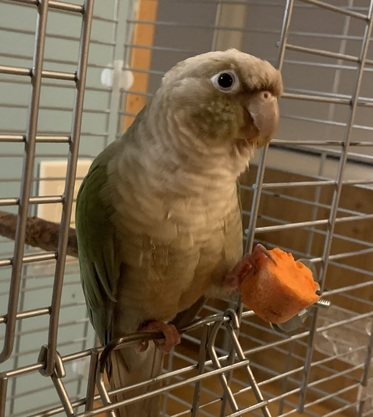
#> input picture panksing-joshisri-nmalihal-a1/example.jpg, 373 x 417 px
$ python grade.py example.jpg example.jpg
#> lines starting #> are read from the running program, lines starting #| are printed output that depends on the picture; after the words box and inside, x2 and y2 are one past the last pixel; in counts of white or black regions, pixels touching at a corner belong together
import sys
import numpy as np
from PIL import Image
from PIL import ImageFilter


import sys


def get_coordinates(edges:np.array):
    """
    edges : numpy array with edges detected
    returns:
    individual section coordinates (y), x-coordinates per question
    """
    #saving the copy of edge numpy array as two different objects
    slice_1 = edges.copy()
    slice_2 = edges.copy()


    ##Horizontal and vertical blobs
    for j in range(slice_1.shape[1]):
        if np.sum(slice_1[:,j]>10)>200:
            slice_1[:,j]=255

    for k in range(slice_2.shape[0]):
        if np.sum(slice_2[k,:]>10)>150:
            slice_2[k,:]=255

    #dilation and erosion on the resultant horizontal and verticle blobs
    dilation_sec = Image.fromarray(np.uint8(slice_1),mode='L').filter(ImageFilter.MinFilter(3))
    dilation_sec_sl2 = Image.fromarray(np.uint8(slice_2),mode='L').filter(ImageFilter.MinFilter(3))
    dilation_sec = dilation_sec.filter(ImageFilter.MaxFilter(3))
    dilation_sec = dilation_sec.filter(ImageFilter.MaxFilter(3))
    dilation_sec_sl2 = dilation_sec_sl2.filter(ImageFilter.MaxFilter(3))
    dilation_sec_sl2 = dilation_sec_sl2.filter(ImageFilter.MaxFilter(3))


    #intersection of both to get the segregated boxes
    intersection = (np.asarray(dilation_sec)==255 ) * (np.asarray(dilation_sec_sl2)==255)
    #converting the output to PIL object
    output = Image.fromarray(np.uint8(intersection*255))
    #applying erosion to  properly segregate the boxes
    output =output.filter(ImageFilter.MinFilter(5)).filter(ImageFilter.MinFilter(7))

    #converted the image as numpy. Slicing the image below 600
    output_np = np.array(output)[600:]

    #Code below gets the top left x,y coordinates for the first section
    pixels = 30
    flag = False
    for i in range(0,output_np.shape[1]):

        for j in range(0, output_np.shape[0]):

            if output_np[j,i] ==255:
                flag=True
                start_index = (j,i)
                break
        if flag:
            break

    #Code below generates section y coordinates
    limit = 50
    coord = None
    c_list = []
    start = False
    for j in range(start_index[1],output_np.shape[1]):
        if output_np[start_index[0],j] == 255:
            limit = 50
            coord = (start_index[0],j)
            if start:
                c_list.append(coord)
                start=False
        else:
            limit-=1
        if limit==0:
            c_list.append(coord)
            limit = 50
            start = True


    indexes = sorted(np.array(list(set(c_list)))[:,1])


    row_index_to_start_with = 600 + start_index[0] - 3

    section_1_columns = (start_index[1]-55,indexes[0]+40)
    section_2_columns = (indexes[1]-55,indexes[2]+40)
    section_3_columns = (indexes[3]-55,indexes[4]+40)


    if len(indexes)<5:
        #if automatic slicing doesn;t work, we use the already known slicing
        row_index_to_start_with = 675
        section_1_columns = (170,580)
        section_2_columns = (600,1010)
        section_3_columns = (1030,1440)

    #generating x coordinates for each question
    x_coords = []
    x_coords.append(start_index[0]+595)
    m = False
    q_counter = 28
    for i in range(start_index[0],output_np.shape[0]):
        if q_counter==0:
            break
        if output_np[i,start_index[1]] == 255:
            if m:
                x_coords.append(i+595)
                q_counter-=1
                m=False
        else:
            m=True


    return row_index_to_start_with,section_1_columns,section_2_columns,section_3_columns,x_coords


# [83 lines left out: function section_wise_answers, not called in this run]


if __name__ == '__main__':


    image_path = str(sys.argv[1])
    img = Image.open(image_path)
#> img is the input picture: PIL image 373x417 RGB; mean R, G, B 117, 97.6, 72.2

    #converting image to grayscale
    gray_img=img.convert('L')
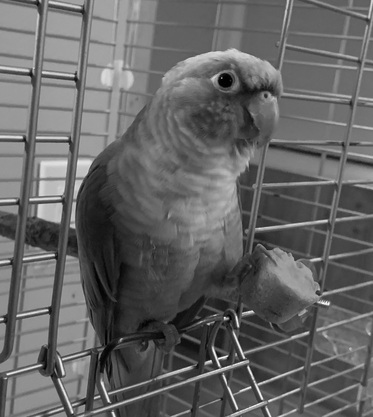
#> gray_img: PIL image 373x417 L; min 0, max 251, mean 100.5

    #applying edeg filter to the image
    edge = gray_img.filter(ImageFilter.FIND_EDGES)
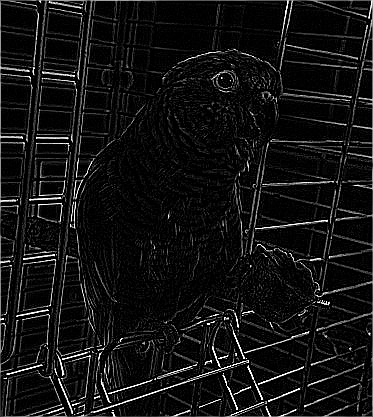
#> edge: PIL image 373x417 L; min 0, max 255, mean 18.6
    image_np =np.asarray(gray_img)


    #thresholding

    new_img = np.zeros(image_np.shape,dtype=float)
    new_img[image_np<5] =255

    edges_np = np.asarray(edge)

    coordinates = get_coordinates(edges_np)
#> after the loop in get_coordinates, `for j in range(slice_1.shape[1]):`:
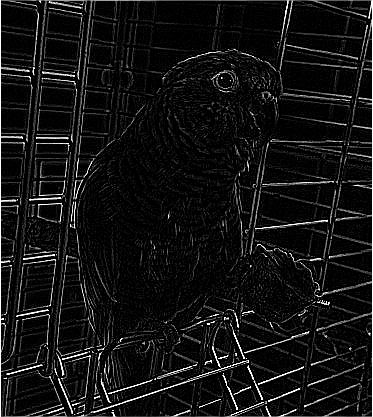
#> slice_1: shape (417, 373); 0.54% of pixels changed, all inside (x1, y1, x2, y2) = (0, 0, 373, 417)
#> after the loop in get_coordinates, `for k in range(slice_2.shape[0]):`:
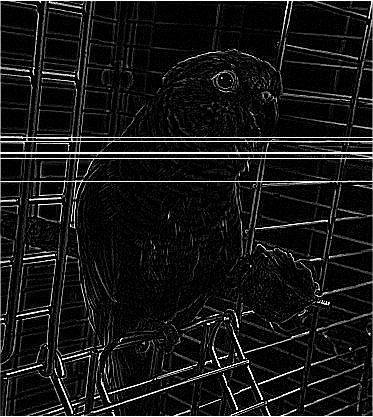
#> slice_2: shape (417, 373); 1.91% of pixels changed, all inside (x1, y1, x2, y2) = (0, 0, 373, 417)
#> in get_coordinates, `dilation_sec = Image.fromarray(np.uint8(slice_1),mode='L').filter(Imag..`:
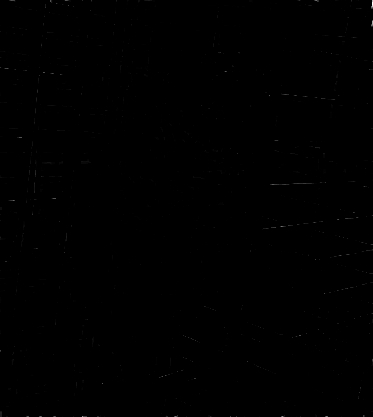
#> dilation_sec: PIL image 373x417 L; min 0, max 255, mean 0.2
#> in get_coordinates, `dilation_sec = dilation_sec.filter(ImageFilter.MaxFilter(3))`:
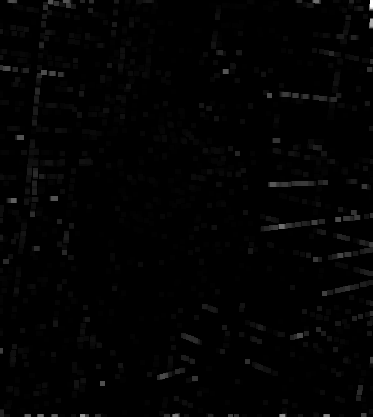
#> dilation_sec: PIL image 373x417 L; min 0, max 255, mean 2.7
#> in get_coordinates, `intersection = (np.asarray(dilation_sec)==255 ) * (np.asarray(dilation..`: intersection: shape (417, 373) bool; every value is 0
#> in get_coordinates, `output_np = np.array(output)[600:]`: output_np = empty array
#> after the loop in get_coordinates, `for j in range(start_index[1],output_np.shape[1]):`: c_list = []; start = False
#> (the run stopped early here; a loop or call above may not have finished)
